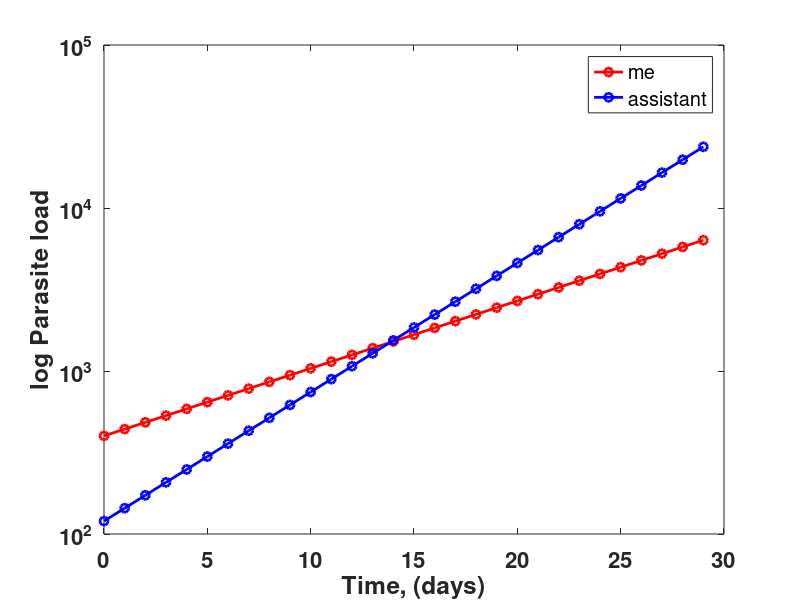

Reproduce this figure in MATLAB.
%set up initial parasite loads for me and for my assistant
initsize_me=400;
initsize_ass=120;

%create a matrix to store the results for each loop
popsize_me=zeros(30,1); popsize_me(1)=initsize_me;
popsize_ass=zeros(30,1); popsize_ass(1)=initsize_ass;

%calculate parasite population size for days 2-30 for both me and my
%assitant and write it to the command window
for n=2:30;
    popsize_me(n)=popsize_me(n-1)*1.1;
    popsize_ass(n)=popsize_ass(n-1)*1.2;
    x1=log(popsize_me(n));
    x2=log(popsize_ass(n));
    q1=[num2str(n), ' ', num2str(x1)];
    q2=[num2str(n), ' ', num2str(x2)];
    disp(q1)
    disp(q2)
end;



%determine how many values are in popsize me and assitant

[r1,c1]=size(popsize_me);
xvals=(1:r1)-1;
hold on
plot(xvals, popsize_me, '-ro', 'linewidth', 2)
plot(xvals, popsize_ass, '-bo', 'linewidth', 2)
set(gca, 'yscale', 'log', 'Fontsize', 16, 'Fontweight', 'bold')
set(gcf, 'color', 'w')
legend('me', 'assistant')
xlabel('Time, (days)')
ylabel('log Parasite load')
box on


